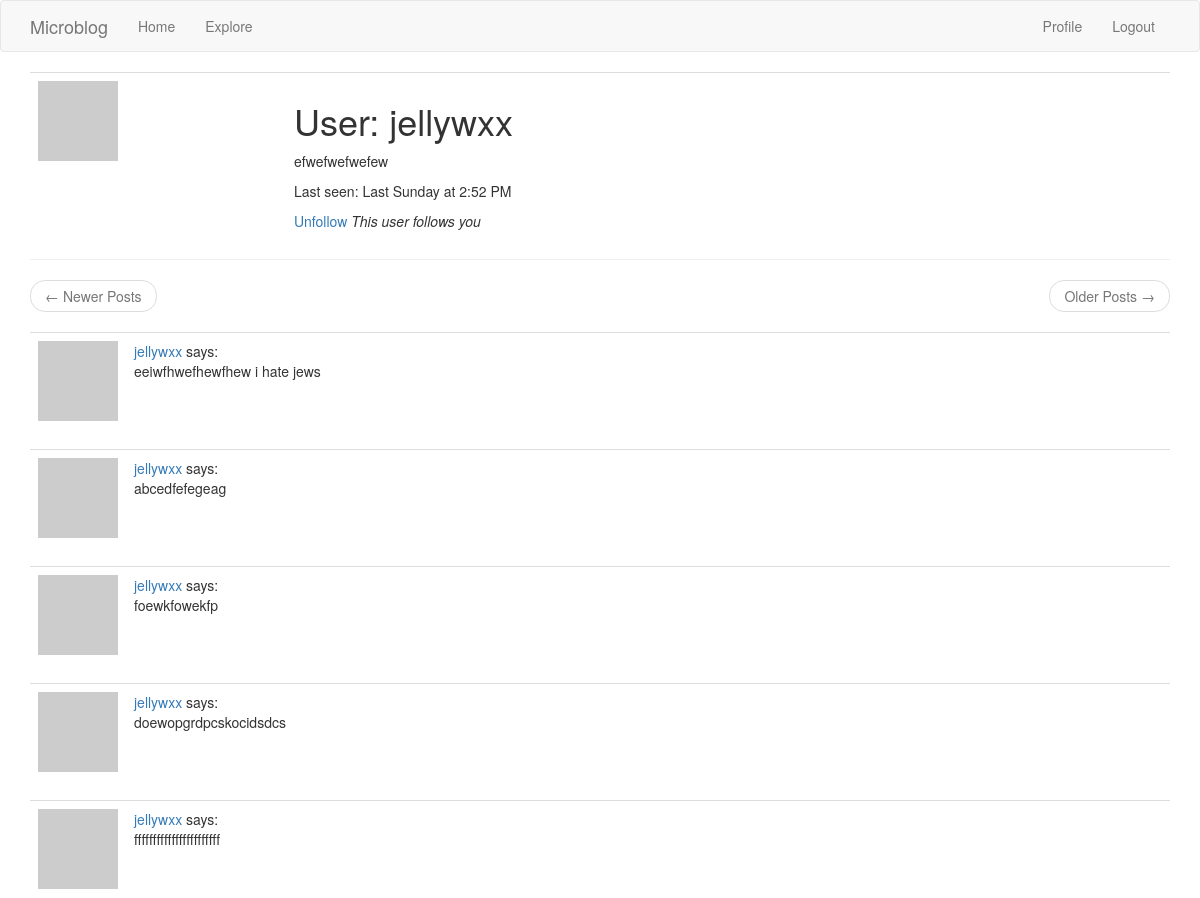
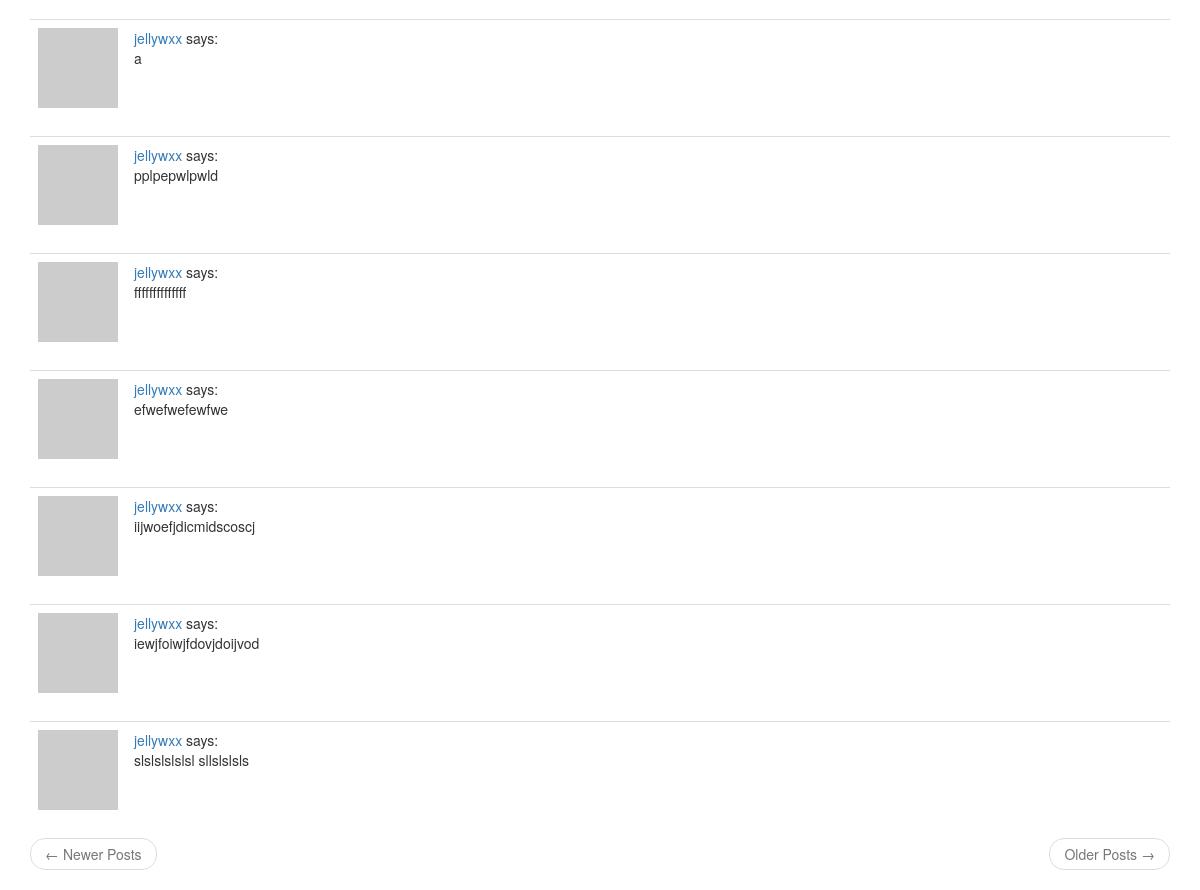
/user/jellywxx (signed in), run on the app's committed database (2 pictures, top to bottom).
### app/models.py (models this page shows, shortened)
class User(UserMixin, db.Model):
    id = db.Column(db.Integer, primary_key=True)
    username = db.Column(db.String(64), index=True, unique=True)
    email = db.Column(db.String(120), index=True, unique=True)
    password_hash = db.Column(db.String(128))
    about_me = db.Column(db.String(140))
    last_seen = db.Column(db.DateTime, default=datetime.utcnow)
    posts = db.relationship('Post', backref='author', lazy='dynamic')
    followed = db.relationship(
        'User', secondary=followers,
        primaryjoin=(followers.c.follower_id == id),
        secondaryjoin=(followers.c.followed_id == id),
        backref=db.backref('followers', lazy='dynamic'), lazy='dynamic'
    )
    def avatar(self, size=80):
        digest = md5(self.email.lower().encode('utf-8')).hexdigest()
        return 'https://www.gravatar.com/avatar/{}?d=identicon&s={}'.format(digest, size)
    def is_following(self, user):
        return self.followed.filter(followers.c.followed_id == user.id).count() > 0

class Post(db.Model):
    id = db.Column(db.Integer, primary_key=True)
    body = db.Column(db.String(140))
    timestamp = db.Column(db.DateTime, index=True, default=datetime.utcnow)
    user_id = db.Column(db.Integer, db.ForeignKey('user.id'))

### app/routes.py (the view)
@app.route('/user/<username>')
@login_required
def user(username):
    user = User.query.filter_by(username=username).first_or_404()
    page = request.args.get('page', 1, type=int)
    posts = Post.query.filter(Post.author==user).paginate(page, app.config['POSTS_PER_PAGE'], False)
    next_url = url_for('index', page=posts.next_num) if posts.has_next else None
    prev_url = url_for('index', page=posts.prev_num) if posts.has_prev else None
    return render_template('user.html', title=user.username, user=user, posts=posts.items, next_url=next_url, prev_url=prev_url)

### app/models.py (called while the page is built)
@login.user_loader
def load_user(id):
    return User.query.get(int(id))

### app/routes.py (called while the page is built)
@app.before_request
def before_request():
    if current_user.is_authenticated:
        current_user.last_seen = datetime.utcnow()
        db.session.commit()

### app/templates/user.html (shortened to what this page needs)
{% extends "base.html" %}
{% block app_content %}
  <table class="table table-hover">
    <tr>
      <td width="256px"><img src="{{ user.avatar(256) }}"></img></td>
      <td>
        <h1>User: {{user.username }}</h1>
        {% if user.about_me %}<p>{{ user.about_me }}</p>{% endif %}
        {% if user.last_seen %}<p>Last seen: <span id="last_seen"></span></p>{% endif %}
        {% if user.id == current_user.id %}
        <a href="{{ url_for('edit_profile') }}">Edit Profile</a>
        {% elif current_user.is_following(user) %}
        <a href="{{ url_for('unfollow', username=user.username)}}">Unfollow</a>
        {% else %}
        <a href="{{ url_for('follow', username=user.username)}}">Follow</a>
        {% endif %}
        {% if user.is_following(current_user) %}
        <span><em>This user follows you</em></span>
        {% endif %}
      </td>
    </tr>
  </table>
  <hr>
  {% include "_view.html" %}
{% endblock %}

### app/templates/_post.html
<table class="table table-hover">
  <tr>
    <td width="70px">
      <a href="{{ url_for('user', username=post.author.username) }}">
        <img src="{{ post.author.avatar(70) }}">
      </a>
    </td>
    <td>
      <a href="{{ url_for('user', username=post.author.username) }}">
        {{ post.author.username }}
      </a>
      says:
      <br>
      {{ post.body }}
    </td>
  </tr>
</table>

### data on the page
User: username "jellywxx", about_me "efwefwefwefew"
Post: author.username "jellywxx", body "eeiwfhwefhewfhew i hate jews"
Post: author.username "jellywxx", body "abcedfefegeag"
Post: author.username "jellywxx", body "foewkfowekfp"
Post: author.username "jellywxx", body "doewopgrdpcskocidsdcs"
Post: author.username "jellywxx", body "fffffffffffffffffffffff"
Post: author.username "jellywxx", body "a"
Post: author.username "jellywxx", body "pplpepwlpwld"
Post: author.username "jellywxx", body "ffffffffffffff"
Post: author.username "jellywxx", body "efwefwefewfwe"
Post: author.username "jellywxx", body "iijwoefjdicmidscoscj"
Post: author.username "jellywxx", body "iewjfoiwjfdovjdoijvod"
Post: author.username "jellywxx", body "slslslslslsl sllslslsls"
